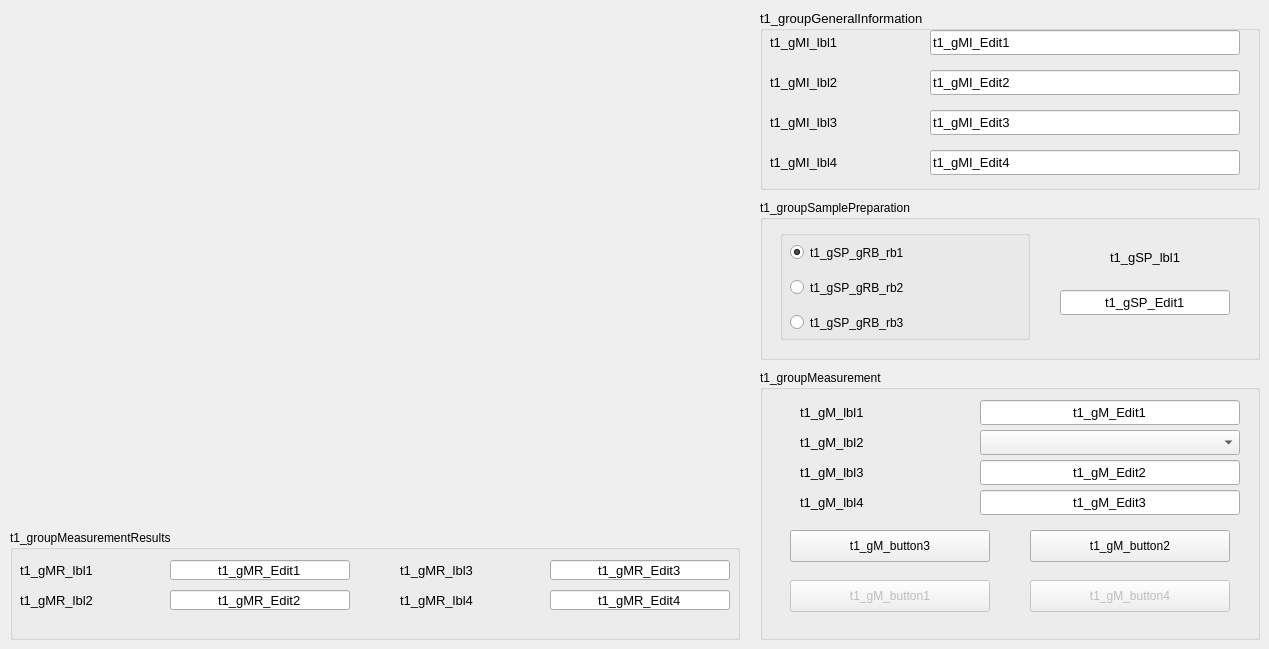
    <widget class="QWidget" name="t1">
     <attribute name="title">
      <string>t1</string>
     </attribute>
     <widget class="QGroupBox" name="t1_groupGeneralInformation">
      <property name="geometry">
       <rect>
        <x>760</x>
        <y>10</y>
        <width>500</width>
        <height>180</height>
       </rect>
      </property>
      <property name="minimumSize">
       <size>
        <width>500</width>
        <height>180</height>
       </size>
      </property>
      <property name="maximumSize">
       <size>
        <width>500</width>
        <height>180</height>
       </size>
      </property>
      <property name="font">
       <font>
        <family>Arial</family>
        <pointsize>10</pointsize>
       </font>
      </property>
      <property name="title">
       <string>t1_groupGeneralInformation</string>
      </property>
      <widget class="QLineEdit" name="t1_gMI_Edit1">
       <property name="geometry">
        <rect>
         <x>170</x>
         <y>20</y>
         <width>310</width>
         <height>25</height>
        </rect>
       </property>
       <property name="font">
        <font>
         <family>Arial</family>
         <pointsize>10</pointsize>
        </font>
       </property>
       <property name="text">
        <string>t1_gMI_Edit1</string>
       </property>
      </widget>
      <widget class="QLineEdit" name="t1_gMI_Edit2">
       <property name="geometry">
        <rect>
         <x>170</x>
         <y>60</y>
         <width>310</width>
         <height>25</height>
        </rect>
       </property>
       <property name="font">
        <font>
         <family>Arial</family>
         <pointsize>10</pointsize>
        </font>
       </property>
       <property name="text">
        <string>t1_gMI_Edit2</string>
       </property>
      </widget>
      <widget class="QLineEdit" name="t1_gMI_Edit3">
       <property name="geometry">
        <rect>
         <x>170</x>
         <y>100</y>
         <width>310</width>
         <height>25</height>
        </rect>
       </property>
       <property name="font">
        <font>
         <family>Arial</family>
         <pointsize>10</pointsize>
        </font>
       </property>
       <property name="text">
        <string>t1_gMI_Edit3</string>
       </property>
      </widget>
      <widget class="QLineEdit" name="t1_gMI_Edit4">
       <property name="geometry">
        <rect>
         <x>170</x>
         <y>140</y>
         <width>310</width>
         <height>25</height>
        </rect>
       </property>
       <property name="font">
        <font>
         <family>Arial</family>
         <pointsize>10</pointsize>
        </font>
       </property>
       <property name="text">
        <string>t1_gMI_Edit4</string>
       </property>
      </widget>
      <widget class="QLabel" name="t1_gMI_lbl1">
       <property name="geometry">
        <rect>
         <x>10</x>
         <y>20</y>
         <width>141</width>
         <height>25</height>
        </rect>
       </property>
       <property name="font">
        <font>
         <family>Arial</family>
         <pointsize>10</pointsize>
        </font>
       </property>
       <property name="text">
        <string>t1_gMI_lbl1</string>
       </property>
      </widget>
      <widget class="QLabel" name="t1_gMI_lbl2">
       <property name="geometry">
        <rect>
         <x>10</x>
         <y>60</y>
         <width>141</width>
         <height>25</height>
        </rect>
       </property>
       <property name="font">
        <font>
         <family>Arial</family>
         <pointsize>10</pointsize>
        </font>
       </property>
       <property name="text">
        <string>t1_gMI_lbl2</string>
       </property>
      </widget>
      <widget class="QLabel" name="t1_gMI_lbl3">
       <property name="geometry">
        <rect>
         <x>10</x>
         <y>100</y>
         <width>141</width>
         <height>25</height>
        </rect>
       </property>
       <property name="font">
        <font>
         <family>Arial</family>
         <pointsize>10</pointsize>
        </font>
       </property>
       <property name="text">
        <string>t1_gMI_lbl3</string>
       </property>
      </widget>
      <widget class="QLabel" name="t1_gMI_lbl4">
       <property name="geometry">
        <rect>
         <x>10</x>
         <y>140</y>
         <width>141</width>
         <height>25</height>
        </rect>
       </property>
       <property name="font">
        <font>
         <family>Arial</family>
         <pointsize>10</pointsize>
        </font>
       </property>
       <property name="text">
        <string>t1_gMI_lbl4</string>
       </property>
      </widget>
     </widget>
     <widget class="QGroupBox" name="t1_groupSamplePreparation">
      <property name="geometry">
       <rect>
        <x>760</x>
        <y>200</y>
        <width>500</width>
        <height>160</height>
       </rect>
      </property>
      <property name="minimumSize">
       <size>
        <width>500</width>
        <height>160</height>
       </size>
      </property>
      <property name="maximumSize">
       <size>
        <width>500</width>
        <height>160</height>
       </size>
      </property>
      <property name="title">
       <string>t1_groupSamplePreparation</string>
      </property>
      <widget class="QGroupBox" name="t1_gSP_groupRB">
       <property name="geometry">
        <rect>
         <x>20</x>
         <y>30</y>
         <width>250</width>
         <height>110</height>
        </rect>
       </property>
       <property name="minimumSize">
        <size>
         <width>250</width>
         <height>110</height>
        </size>
       </property>
       <property name="maximumSize">
        <size>
         <width>250</width>
         <height>110</height>
        </size>
       </property>
       <property name="title">
        <string/>
       </property>
       <widget class="QRadioButton" name="t1_gSP_gRB_rb1">
        <property name="geometry">
         <rect>
          <x>10</x>
          <y>10</y>
          <width>210</width>
          <height>25</height>
         </rect>
        </property>
        <property name="sizePolicy">
         <sizepolicy hsizetype="Fixed" vsizetype="Fixed">
          <horstretch>0</horstretch>
          <verstretch>0</verstretch>
         </sizepolicy>
        </property>
        <property name="text">
         <string>t1_gSP_gRB_rb1</string>
        </property>
        <property name="checked">
         <bool>true</bool>
        </property>
       </widget>
       <widget class="QRadioButton" name="t1_gSP_gRB_rb2">
        <property name="geometry">
         <rect>
          <x>10</x>
          <y>45</y>
          <width>210</width>
          <height>25</height>
         </rect>
        </property>
        <property name="sizePolicy">
         <sizepolicy hsizetype="Fixed" vsizetype="Fixed">
          <horstretch>0</horstretch>
          <verstretch>0</verstretch>
         </sizepolicy>
        </property>
        <property name="text">
         <string>t1_gSP_gRB_rb2</string>
        </property>
        <property name="checked">
         <bool>false</bool>
        </property>
       </widget>
       <widget class="QRadioButton" name="t1_gSP_gRB_rb3">
        <property name="geometry">
         <rect>
          <x>10</x>
          <y>80</y>
          <width>210</width>
          <height>25</height>
         </rect>
        </property>
        <property name="sizePolicy">
         <sizepolicy hsizetype="Fixed" vsizetype="Fixed">
          <horstretch>0</horstretch>
          <verstretch>0</verstretch>
         </sizepolicy>
        </property>
        <property name="text">
         <string>t1_gSP_gRB_rb3</string>
        </property>
       </widget>
      </widget>
      <widget class="QLineEdit" name="t1_gSP_Edit1">
       <property name="geometry">
        <rect>
         <x>300</x>
         <y>90</y>
         <width>170</width>
         <height>25</height>
        </rect>
       </property>
       <property name="font">
        <font>
         <family>Arial</family>
         <pointsize>10</pointsize>
        </font>
       </property>
       <property name="text">
        <string>t1_gSP_Edit1</string>
       </property>
       <property name="alignment">
        <set>Qt::AlignCenter</set>
       </property>
      </widget>
      <widget class="QLabel" name="t1_gSP_lbl1">
       <property name="geometry">
        <rect>
         <x>300</x>
         <y>45</y>
         <width>170</width>
         <height>25</height>
        </rect>
       </property>
       <property name="font">
        <font>
         <family>Arial</family>
         <pointsize>10</pointsize>
        </font>
       </property>
       <property name="text">
        <string>t1_gSP_lbl1</string>
       </property>
       <property name="alignment">
        <set>Qt::AlignCenter</set>
       </property>
      </widget>
     </widget>
     <widget class="QGroupBox" name="t1_groupMeasurement">
      <property name="geometry">
       <rect>
        <x>760</x>
        <y>370</y>
        <width>500</width>
        <height>270</height>
       </rect>
      </property>
      <property name="minimumSize">
       <size>
        <width>500</width>
        <height>270</height>
       </size>
      </property>
      <property name="maximumSize">
       <size>
        <width>500</width>
        <height>270</height>
       </size>
      </property>
      <property name="title">
       <string>t1_groupMeasurement</string>
      </property>
      <widget class="QLineEdit" name="t1_gM_Edit1">
       <property name="geometry">
        <rect>
         <x>220</x>
         <y>30</y>
         <width>260</width>
         <height>25</height>
        </rect>
       </property>
       <property name="font">
        <font>
         <family>Arial</family>
         <pointsize>10</pointsize>
        </font>
       </property>
       <property name="text">
        <string>t1_gM_Edit1</string>
       </property>
       <property name="alignment">
        <set>Qt::AlignCenter</set>
       </property>
      </widget>
      <widget class="QLabel" name="t1_gM_lbl1">
       <property name="geometry">
        <rect>
         <x>40</x>
         <y>30</y>
         <width>170</width>
         <height>25</height>
        </rect>
       </property>
       <property name="font">
        <font>
         <family>Arial</family>
         <pointsize>10</pointsize>
        </font>
       </property>
       <property name="text">
        <string>t1_gM_lbl1</string>
       </property>
      </widget>
      <widget class="QLabel" name="t1_gM_lbl2">
       <property name="geometry">
        <rect>
         <x>40</x>
         <y>60</y>
         <width>170</width>
         <height>25</height>
        </rect>
       </property>
       <property name="font">
        <font>
         <family>Arial</family>
         <pointsize>10</pointsize>
        </font>
       </property>
       <property name="text">
        <string>t1_gM_lbl2</string>
       </property>
      </widget>
      <widget class="QLabel" name="t1_gM_lbl3">
       <property name="geometry">
        <rect>
         <x>40</x>
         <y>90</y>
         <width>170</width>
         <height>25</height>
        </rect>
       </property>
       <property name="font">
        <font>
         <family>Arial</family>
         <pointsize>10</pointsize>
        </font>
       </property>
       <property name="text">
        <string>t1_gM_lbl3</string>
       </property>
      </widget>
      <widget class="QLabel" name="t1_gM_lbl4">
       <property name="geometry">
        <rect>
         <x>40</x>
         <y>120</y>
         <width>170</width>
         <height>25</height>
        </rect>
       </property>
       <property name="font">
        <font>
         <family>Arial</family>
         <pointsize>10</pointsize>
        </font>
       </property>
       <property name="text">
        <string>t1_gM_lbl4</string>
       </property>
      </widget>
      <widget class="QLineEdit" name="t1_gM_Edit2">
       <property name="geometry">
        <rect>
         <x>220</x>
         <y>90</y>
         <width>260</width>
         <height>25</height>
        </rect>
       </property>
       <property name="font">
        <font>
         <family>Arial</family>
         <pointsize>10</pointsize>
        </font>
       </property>
       <property name="text">
        <string>t1_gM_Edit2</string>
       </property>
       <property name="alignment">
        <set>Qt::AlignCenter</set>
       </property>
      </widget>
      <widget class="QLineEdit" name="t1_gM_Edit3">
       <property name="geometry">
        <rect>
         <x>220</x>
         <y>120</y>
         <width>260</width>
         <height>25</height>
        </rect>
       </property>
       <property name="font">
        <font>
         <family>Arial</family>
         <pointsize>10</pointsize>
        </font>
       </property>
       <property name="text">
        <string>t1_gM_Edit3</string>
       </property>
       <property name="alignment">
        <set>Qt::AlignCenter</set>
       </property>
      </widget>
      <widget class="QComboBox" name="t1_gM_cmd1">
       <property name="geometry">
        <rect>
         <x>220</x>
         <y>60</y>
         <width>260</width>
         <height>25</height>
        </rect>
       </property>
      </widget>
      <widget class="QPushButton" name="t1_gM_button1">
       <property name="enabled">
        <bool>false</bool>
       </property>
       <property name="geometry">
        <rect>
         <x>30</x>
         <y>210</y>
         <width>200</width>
         <height>32</height>
        </rect>
       </property>
       <property name="text">
        <string>t1_gM_button1</string>
       </property>
      </widget>
      <widget class="QPushButton" name="t1_gM_button2">
       <property name="geometry">
        <rect>
         <x>270</x>
         <y>160</y>
         <width>200</width>
         <height>32</height>
        </rect>
       </property>
       <property name="text">
        <string>t1_gM_button2</string>
       </property>
      </widget>
      <widget class="QPushButton" name="t1_gM_button3">
       <property name="geometry">
        <rect>
         <x>30</x>
         <y>160</y>
         <width>200</width>
         <height>32</height>
        </rect>
       </property>
       <property name="text">
        <string>t1_gM_button3</string>
       </property>
      </widget>
      <widget class="QPushButton" name="t1_gM_button4">
       <property name="enabled">
        <bool>false</bool>
       </property>
       <property name="geometry">
        <rect>
         <x>270</x>
         <y>210</y>
         <width>200</width>
         <height>32</height>
        </rect>
       </property>
       <property name="text">
        <string>t1_gM_button4</string>
       </property>
      </widget>
     </widget>
     <widget class="QGroupBox" name="t1_groupMeasurementResults">
      <property name="geometry">
       <rect>
        <x>10</x>
        <y>530</y>
        <width>730</width>
        <height>110</height>
       </rect>
      </property>
      <property name="minimumSize">
       <size>
        <width>730</width>
        <height>110</height>
       </size>
      </property>
      <property name="maximumSize">
       <size>
        <width>730</width>
        <height>110</height>
       </size>
      </property>
      <property name="title">
       <string>t1_groupMeasurementResults</string>
      </property>
      <widget class="QLineEdit" name="t1_gMR_Edit2">
       <property name="geometry">
        <rect>
         <x>160</x>
         <y>60</y>
         <width>180</width>
         <height>20</height>
        </rect>
       </property>
       <property name="font">
        <font>
         <family>Arial</family>
         <pointsize>10</pointsize>
        </font>
       </property>
       <property name="text">
        <string>t1_gMR_Edit2</string>
       </property>
       <property name="alignment">
        <set>Qt::AlignCenter</set>
       </property>
       <property name="readOnly">
        <bool>true</bool>
       </property>
      </widget>
      <widget class="QLineEdit" name="t1_gMR_Edit1">
       <property name="geometry">
        <rect>
         <x>160</x>
         <y>30</y>
         <width>180</width>
         <height>20</height>
        </rect>
       </property>
       <property name="font">
        <font>
         <family>Arial</family>
         <pointsize>10</pointsize>
        </font>
       </property>
       <property name="text">
        <string>t1_gMR_Edit1</string>
       </property>
       <property name="alignment">
        <set>Qt::AlignCenter</set>
       </property>
       <property name="readOnly">
        <bool>true</bool>
       </property>
      </widget>
      <widget class="QLabel" name="t1_gMR_lbl2">
       <property name="geometry">
        <rect>
         <x>10</x>
         <y>60</y>
         <width>140</width>
         <height>20</height>
        </rect>
       </property>
       <property name="font">
        <font>
         <family>Arial</family>
         <pointsize>10</pointsize>
        </font>
       </property>
       <property name="text">
        <string>t1_gMR_lbl2</string>
       </property>
      </widget>
      <widget class="QLabel" name="t1_gMR_lbl1">
       <property name="geometry">
        <rect>
         <x>10</x>
         <y>30</y>
         <width>140</width>
         <height>20</height>
        </rect>
       </property>
       <property name="font">
        <font>
         <family>Arial</family>
         <pointsize>10</pointsize>
        </font>
       </property>
       <property name="text">
        <string>t1_gMR_lbl1</string>
       </property>
      </widget>
      <widget class="QLabel" name="t1_gMR_lbl4">
       <property name="geometry">
        <rect>
         <x>390</x>
         <y>60</y>
         <width>140</width>
         <height>20</height>
        </rect>
       </property>
       <property name="font">
        <font>
         <family>Arial</family>
         <pointsize>10</pointsize>
        </font>
       </property>
       <property name="text">
        <string>t1_gMR_lbl4</string>
       </property>
      </widget>
      <widget class="QLineEdit" name="t1_gMR_Edit3">
       <property name="geometry">
        <rect>
         <x>540</x>
         <y>30</y>
         <width>180</width>
         <height>20</height>
        </rect>
       </property>
       <property name="font">
        <font>
         <family>Arial</family>
         <pointsize>10</pointsize>
        </font>
       </property>
       <property name="text">
        <string>t1_gMR_Edit3</string>
       </property>
       <property name="alignment">
        <set>Qt::AlignCenter</set>
       </property>
       <property name="readOnly">
        <bool>true</bool>
       </property>
      </widget>
      <widget class="QLineEdit" name="t1_gMR_Edit4">
       <property name="geometry">
        <rect>
         <x>540</x>
         <y>60</y>
         <width>180</width>
         <height>20</height>
        </rect>
       </property>
       <property name="font">
        <font>
         <family>Arial</family>
         <pointsize>10</pointsize>
        </font>
       </property>
       <property name="text">
        <string>t1_gMR_Edit4</string>
       </property>
       <property name="alignment">
        <set>Qt::AlignCenter</set>
       </property>
       <property name="readOnly">
        <bool>true</bool>
       </property>
      </widget>
      <widget class="QLabel" name="t1_gMR_lbl3">
       <property name="geometry">
        <rect>
         <x>390</x>
         <y>30</y>
         <width>140</width>
         <height>20</height>
        </rect>
       </property>
       <property name="font">
        <font>
         <family>Arial</family>
         <pointsize>10</pointsize>
        </font>
       </property>
       <property name="text">
        <string>t1_gMR_lbl3</string>
       </property>
      </widget>
     </widget>
    </widget>
